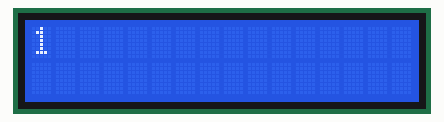
Recording of a sketch running on a simulated Arduino Uno, built with avr-gcc and run on an emulated ATmega328P. Shown: 16×2 character LCD.

Above: at 1.15 s.
At 5.98 s:
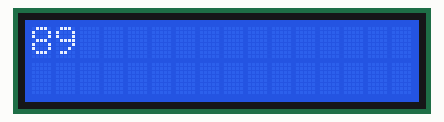
At 10.77 s:
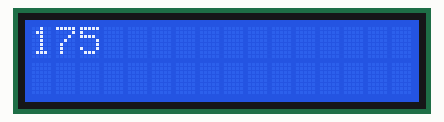
At 20.49 s:
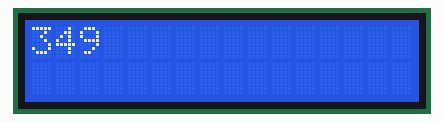
At 30.21 s:
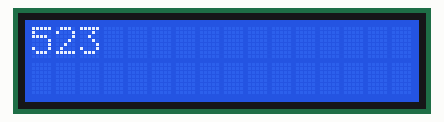
At 39.93 s:
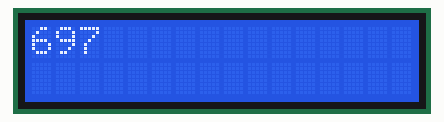

The sketch:

lcdTest.ino
```cpp
#include <LiquidCrystal_I2C.h>

/* PINOUT
5V - VCC
G - GND
D2 - SDA
D1 - SCL
*/
LiquidCrystal_I2C lcd(0x27,16,2); // set the LCD address to 0x27 for a 16 chars and 2 line display

void setup()
{
  lcd.init(); // initialize the lcd
  // Print a message to the LCD.
  lcd.backlight();
  delay(1000);
  lcd.setCursor(0,0);
  lcd.print("Reminder to fix");
  lcd.setCursor(1, 1); // x, y
  lcd.print("the contrast!");

  // count up!
  for(int i=0; i<=999; i++)
  {
    lcd.clear();
    lcd.print(i);
    delay(50);
  }
}


void loop()
{
}
```
